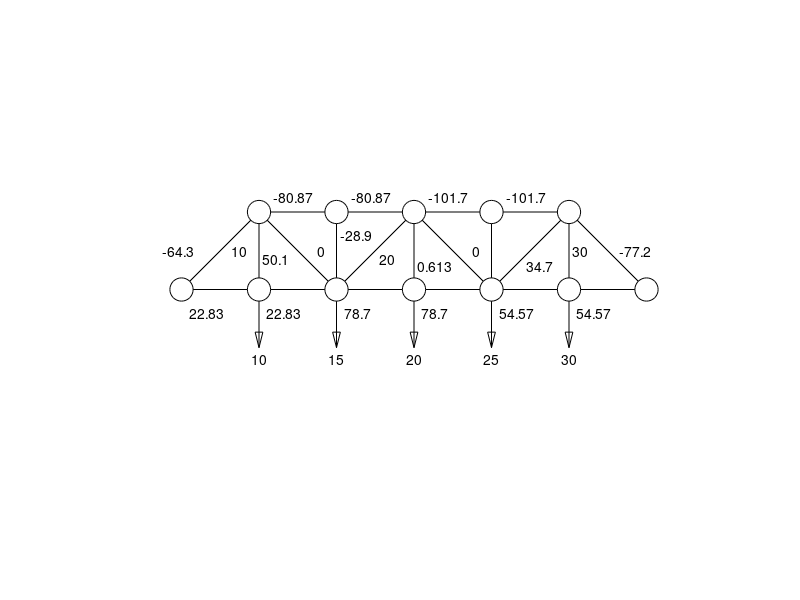

Reproduce this figure in MATLAB.
% MYTRUSS2   Solution to the truss problem.

n = 21;
A = zeros(n,n);
b = zeros(n,1);
alpha = 1/sqrt(2);

% Joint 2: f2 = f6
%          f3 = 10
A(1,2) = 1;
A(1,6) = -1;
A(2,3) = 1;
b(2) = 10;

% Joint 3: alpha f1 = f4 + alpha f5
%          alpha f1 + f3 + alpha f5 = 0
A(3,1) = alpha;
A(3,4) = -1;
A(3,5) = -alpha;
A(4,1) = alpha;
A(4,3) = 1;
A(4,5) = alpha;

% Joint 4: f4 = f8
%          f7 = 0
A(5,4) = 1;
A(5,8) = -1;
A(6,7) = 1;
b(6) = 0;

% Joint 5: alpha f5 + f6 = alpha f9 + f10
%          alpha f5 + f7 + alpha f9 = 15
A(7,5) = alpha;
A(7,6) = 1;
A(7,9) = -alpha;
A(7,10) = -1;
A(8,5) = alpha;
A(8,7) = 1;
A(8,9) = alpha;
b(8) = 15;

% Joint 6: f10 = f14
%          f11 = 20
A(9,10) = 1;
A(9,14) = -1;
A(10,11) = 1;
b(10) = 20;

% Joint 7: f8 + alpha f9 = f12 +alpha f13
%          alpha f9 + f11 + alpha f13 = 0
A(11,8) = 1;
A(11,9) = alpha;
A(11,12) = -1;
A(11,13) = -alpha;
A(12,9) = alpha;
A(12,11) = 1;
A(12,13) = alpha;
b(12) = 0;

% Joint 8: f12=f16
%          f15=0
A(13,12) = 1;
A(13,16) = -1;
A(14,15) =1;
b(14) = 0;

% Joint 9: alpha f13 + f14 = alpha f17 +f18
%          alpha f13+f15+alpha f17 =25
A(15,13)=alpha;
A(15,14)=1;
A(15,17)=-alpha;
A(15,18)=-1;
A(16,13)=alpha;
A(16,15)=1;
A(16,17)=alpha;
b(16)=25;

%Joint 10: f18=f21;
%          f19=30;
A(17,18)=1;
A(17,21)=-1;
A(18,19)=1;
b(18)=30;

%Joint 11 f16+alpha f17=f20
%         alpha f17 +f19+alpha f20=0;
A(19,16)=1;
A(19,17)=alpha;
A(19,20)=-1;
A(20,17)=alpha;
A(20,19)=1;
A(20,20)=alpha;
b(20)=0;

% Joint 12 alpha f20+f21=0;

A(21,20)=alpha;
A(21,21)=1;


x = A\b;

clf reset
r = .15;
c = r*exp(2*pi*i*(0:32)/32);
axis([0 8 0 4])
axis equal
axis off
hold on
%plot joints
for k=1:7
    plot(c+(k+2i),'k-')
end
for k=2:6
    plot(c+(k+3i),'k-')
end

s = r/sqrt(2);
plot([1+s 2-s],[2+s 3-s],'k-')
plot([3+s 4-s],[2+s 3-s],'k-')
plot([5+s 6-s],[2+s 3-s],'k-')
plot([4+s 5-s],[3-s 2+s],'k-')
plot([2+s 3-s],[3-s 2+s],'k-')
plot([6+s 7-s],[3-s 2+s],'k-')

plot([2 2],[2+r 3-r],'k-')
plot([3 3],[2+r 3-r],'k-')
plot([4 4],[2+r 3-r],'k-')
plot([5 5],[2+r 3-r],'k-')
plot([6 6],[2+r 3-r],'k-')

plot([1+r 2-r],[2 2],'k-')
plot([2+r 3-r],[2 2],'k-')
plot([3+r 4-r],[2 2],'k-')
plot([4+r 5-r],[2 2],'k-')
plot([5+r 6-r],[2,2],'k-')
plot([6+r 7-r],[2,2],'k-') 
plot([2+r 3-r],[3 3],'k-')
plot([3+r 4-r],[3 3],'k-')
plot([4+r 5-r],[3 3],'k-')
plot([5+r 6-r],[3,3],'k-')

text(0.8-.05,2.5,num2str(x(1),3))
text(1.7-.05,2.5,num2str(x(3),3))
text(2.1-.05,2.4,num2str(x(5),3))
text(2.8-.05,2.5,num2str(x(7),3))
text(3.1-.05,2.7,num2str(x(9),3))
text(3.6-.05,2.4,num2str(x(11),3))
text(4.1-.05,2.3,num2str(x(13),3))
text(4.8-.05,2.5,num2str(x(15),3))
text(5.5-.05,2.3,num2str(x(17),3))
text(6.1-.05,2.5,num2str(x(19),3))
text(6.7-.05,2.5,num2str(x(20),3))

text(6.6-0.5,1.7,num2str(x(21),4),'HorizontalAlignment','left')
text(5.6-0.5,1.7,num2str(x(18),4),'HorizontalAlignment','left')
text(4.6-0.5,1.7,num2str(x(14),4),'HorizontalAlignment','left')
text(3.6-0.5,1.7,num2str(x(10),4),'HorizontalAlignment','left')
text(2.6-0.5,1.7,num2str(x(6),4),'HorizontalAlignment','left')
text(1.6-0.5,1.7,num2str(x(2),4),'HorizontalAlignment','left')

text(2.5-.05,3.2,num2str(x(4),4),'HorizontalAlignment','center')
text(3.5-.05,3.2,num2str(x(8),4),'HorizontalAlignment','center')
text(4.5-.05,3.2,num2str(x(12),4),'HorizontalAlignment','center')
text(5.5-.05,3.2,num2str(x(16),4),'HorizontalAlignment','center')

plot([2,2],[2-r,1.25],'k-')
plot([3,3],[2-r,1.25],'k-')
plot([4,4],[2-r,1.25],'k-')
plot([5,5],[2-r,1.25],'k-')
plot([6,6],[2-r,1.25],'k-')

a = [0 .05+.2i -.05+.2i 0];
plot(a+(2+1.25i),'k-')
plot(a+(3+1.25i),'k-')
plot(a+(4+1.25i),'k-')
plot(a+(5+1.25i),'k-')
plot(a+(6+1.25i),'k-')

text(1.9,1.1,'10')
text(2.9,1.1,'15')
text(3.9,1.1,'20')
text(4.9,1.1,'25')
text(5.9,1.1,'30')
